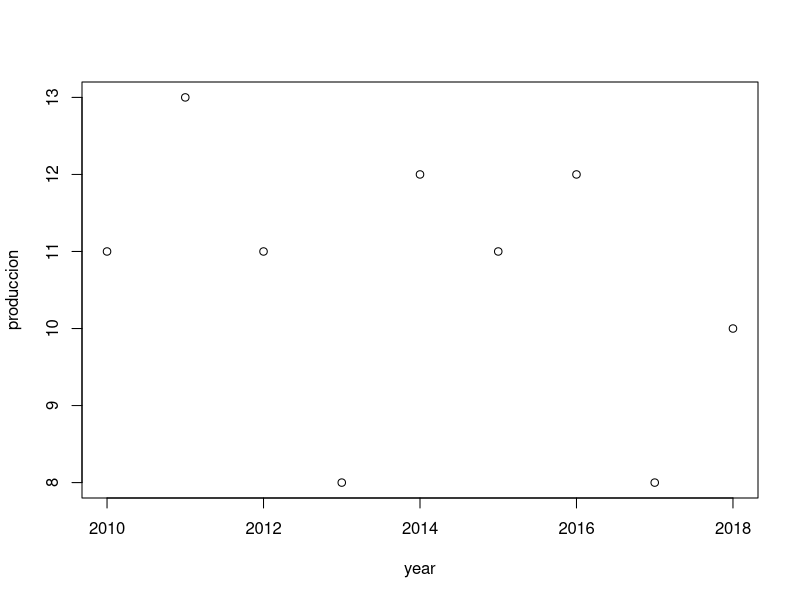
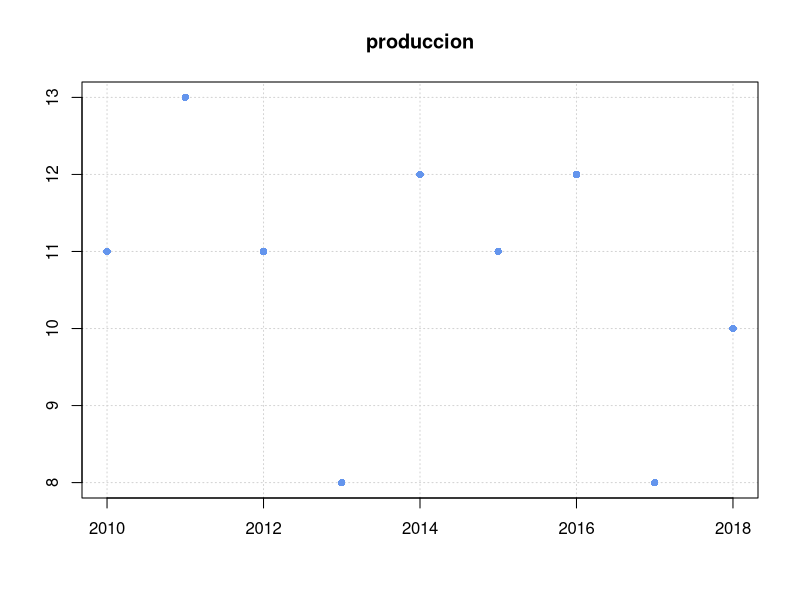
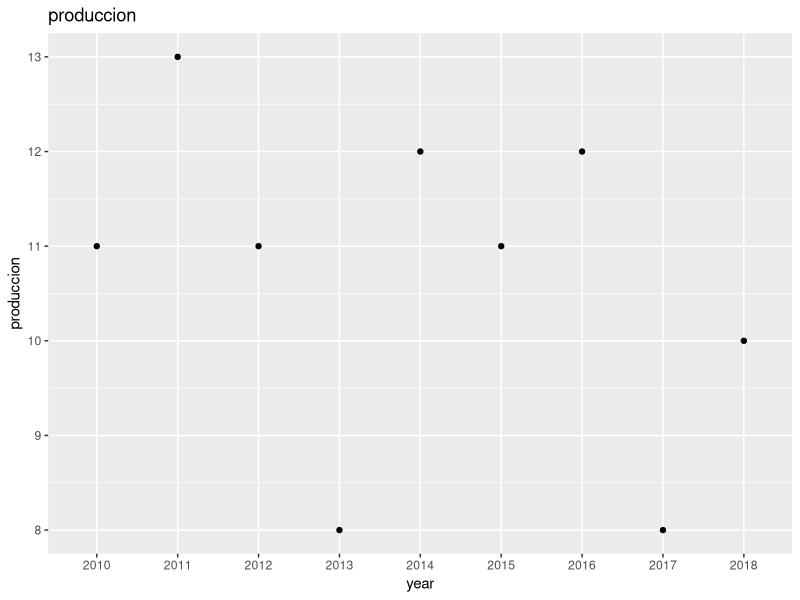

Write R code to recreate these figures, in order.
## ---- chunk 1
#datos de la primera parte
year <- c('2010', '2011', '2012', '2013', '2014', '2015', '2016', '2017', '2018')
produccion <- c(11, 13, 11, 8, 12, 11, 12, 8, 10)
 
# graficando con codigo
 plot(x = year, y = produccion)
 
 
# editando la grafica
 plot(x = year, y = produccion, main = 'produccion', xlab = '', ylab = '', col =  'cornflowerblue', pch = 16, panel.first = grid ())
 
 
# Graficas con ggplot2
# install.package(ggplot2) # para instalar ggplot2
library(ggplot2)
 
# hacer dataframe
peliculas <- data.frame(year, 
                        produccion)
 
# graficar utilizando ggplot
 ggplot(data = peliculas, mapping = aes(x = year, y = produccion)) + geom_point() + labs(title = 'produccion')
